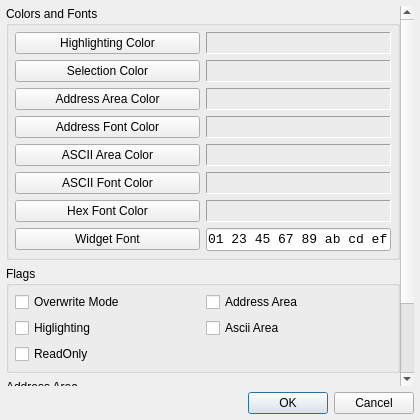
<?xml version="1.0" encoding="UTF-8"?>
<ui version="4.0">
 <class>OptionsDialog</class>
 <widget class="QDialog" name="OptionsDialog">
  <property name="geometry">
   <rect>
    <x>0</x>
    <y>0</y>
    <width>420</width>
    <height>420</height>
   </rect>
  </property>
  <layout class="QVBoxLayout" name="layout">
   <property name="sizeConstraint">
    <enum>QLayout::SetNoConstraint</enum>
   </property>
   <property name="leftMargin">
    <number>6</number>
   </property>
   <property name="topMargin">
    <number>6</number>
   </property>
   <property name="rightMargin">
    <number>6</number>
   </property>
   <property name="bottomMargin">
    <number>6</number>
   </property>
   <item>
    <widget class="QScrollArea" name="scrollArea">
     <property name="frameShape">
      <enum>QFrame::NoFrame</enum>
     </property>
     <property name="frameShadow">
      <enum>QFrame::Plain</enum>
     </property>
     <property name="widgetResizable">
      <bool>true</bool>
     </property>
     <widget class="QWidget" name="scrollContents">
      <property name="geometry">
       <rect>
        <x>0</x>
        <y>0</y>
        <width>394</width>
        <height>521</height>
       </rect>
      </property>
      <layout class="QVBoxLayout" name="verticalLayout">
       <property name="sizeConstraint">
        <enum>QLayout::SetNoConstraint</enum>
       </property>
       <property name="leftMargin">
        <number>0</number>
       </property>
       <property name="topMargin">
        <number>0</number>
       </property>
       <property name="rightMargin">
        <number>0</number>
       </property>
       <property name="bottomMargin">
        <number>0</number>
       </property>
       <item>
        <widget class="QGroupBox" name="gbColors">
         <property name="sizePolicy">
          <sizepolicy hsizetype="Preferred" vsizetype="Expanding">
           <horstretch>0</horstretch>
           <verstretch>0</verstretch>
          </sizepolicy>
         </property>
         <property name="title">
          <string>Colors and Fonts</string>
         </property>
         <layout class="QGridLayout" name="layGbColors">
          <property name="sizeConstraint">
           <enum>QLayout::SetNoConstraint</enum>
          </property>
          <property name="leftMargin">
           <number>6</number>
          </property>
          <property name="topMargin">
           <number>6</number>
          </property>
          <property name="rightMargin">
           <number>6</number>
          </property>
          <property name="bottomMargin">
           <number>6</number>
          </property>
          <item row="0" column="1">
           <widget class="QLabel" name="lbHighlightingColor">
            <property name="minimumSize">
             <size>
              <width>100</width>
              <height>0</height>
             </size>
            </property>
            <property name="maximumSize">
             <size>
              <width>16777215</width>
              <height>16777215</height>
             </size>
            </property>
            <property name="frameShape">
             <enum>QFrame::Panel</enum>
            </property>
            <property name="frameShadow">
             <enum>QFrame::Sunken</enum>
            </property>
            <property name="text">
             <string/>
            </property>
           </widget>
          </item>
          <item row="3" column="1">
           <widget class="QLabel" name="lbAddressFontColor">
            <property name="minimumSize">
             <size>
              <width>100</width>
              <height>0</height>
             </size>
            </property>
            <property name="maximumSize">
             <size>
              <width>16777215</width>
              <height>16777215</height>
             </size>
            </property>
            <property name="frameShape">
             <enum>QFrame::Panel</enum>
            </property>
            <property name="frameShadow">
             <enum>QFrame::Sunken</enum>
            </property>
            <property name="text">
             <string/>
            </property>
           </widget>
          </item>
          <item row="5" column="1">
           <widget class="QLabel" name="lbAsciiFontColor">
            <property name="minimumSize">
             <size>
              <width>100</width>
              <height>0</height>
             </size>
            </property>
            <property name="maximumSize">
             <size>
              <width>16777215</width>
              <height>16777215</height>
             </size>
            </property>
            <property name="frameShape">
             <enum>QFrame::Panel</enum>
            </property>
            <property name="frameShadow">
             <enum>QFrame::Sunken</enum>
            </property>
            <property name="text">
             <string/>
            </property>
           </widget>
          </item>
          <item row="5" column="0">
           <widget class="QPushButton" name="pbAsciiFontColor">
            <property name="text">
             <string>ASCII Font Color</string>
            </property>
           </widget>
          </item>
          <item row="6" column="1">
           <widget class="QLabel" name="lbHexFontColor">
            <property name="minimumSize">
             <size>
              <width>100</width>
              <height>0</height>
             </size>
            </property>
            <property name="maximumSize">
             <size>
              <width>16777215</width>
              <height>16777215</height>
             </size>
            </property>
            <property name="frameShape">
             <enum>QFrame::Panel</enum>
            </property>
            <property name="frameShadow">
             <enum>QFrame::Sunken</enum>
            </property>
            <property name="text">
             <string/>
            </property>
           </widget>
          </item>
          <item row="6" column="0">
           <widget class="QPushButton" name="pbHexFontColor">
            <property name="text">
             <string>Hex Font Color</string>
            </property>
           </widget>
          </item>
          <item row="4" column="0">
           <widget class="QPushButton" name="pbAsciiAreaColor">
            <property name="text">
             <string>ASCII Area Color</string>
            </property>
           </widget>
          </item>
          <item row="2" column="0">
           <widget class="QPushButton" name="pbAddressAreaColor">
            <property name="text">
             <string>Address Area Color</string>
            </property>
           </widget>
          </item>
          <item row="0" column="0">
           <widget class="QPushButton" name="pbHighlightingColor">
            <property name="text">
             <string>Highlighting Color</string>
            </property>
           </widget>
          </item>
          <item row="2" column="1">
           <widget class="QLabel" name="lbAddressAreaColor">
            <property name="minimumSize">
             <size>
              <width>100</width>
              <height>0</height>
             </size>
            </property>
            <property name="maximumSize">
             <size>
              <width>16777215</width>
              <height>16777215</height>
             </size>
            </property>
            <property name="frameShape">
             <enum>QFrame::Panel</enum>
            </property>
            <property name="frameShadow">
             <enum>QFrame::Sunken</enum>
            </property>
            <property name="text">
             <string/>
            </property>
           </widget>
          </item>
          <item row="1" column="0">
           <widget class="QPushButton" name="pbSelectionColor">
            <property name="text">
             <string>Selection Color</string>
            </property>
           </widget>
          </item>
          <item row="7" column="1">
           <widget class="QLineEdit" name="leWidgetFont">
            <property name="sizePolicy">
             <sizepolicy hsizetype="Preferred" vsizetype="Preferred">
              <horstretch>0</horstretch>
              <verstretch>0</verstretch>
             </sizepolicy>
            </property>
            <property name="font">
             <font>
              <family>Courier New</family>
              <pointsize>10</pointsize>
             </font>
            </property>
            <property name="text">
             <string>01 23 45 67 89 ab cd ef</string>
            </property>
           </widget>
          </item>
          <item row="3" column="0">
           <widget class="QPushButton" name="pbAddressFontColor">
            <property name="text">
             <string>Address Font Color</string>
            </property>
           </widget>
          </item>
          <item row="1" column="1">
           <widget class="QLabel" name="lbSelectionColor">
            <property name="minimumSize">
             <size>
              <width>100</width>
              <height>0</height>
             </size>
            </property>
            <property name="maximumSize">
             <size>
              <width>16777215</width>
              <height>16777215</height>
             </size>
            </property>
            <property name="frameShape">
             <enum>QFrame::Panel</enum>
            </property>
            <property name="frameShadow">
             <enum>QFrame::Sunken</enum>
            </property>
            <property name="text">
             <string/>
            </property>
           </widget>
          </item>
          <item row="4" column="1">
           <widget class="QLabel" name="lbAsciiAreaColor">
            <property name="minimumSize">
             <size>
              <width>100</width>
              <height>0</height>
             </size>
            </property>
            <property name="maximumSize">
             <size>
              <width>16777215</width>
              <height>16777215</height>
             </size>
            </property>
            <property name="frameShape">
             <enum>QFrame::Panel</enum>
            </property>
            <property name="frameShadow">
             <enum>QFrame::Sunken</enum>
            </property>
            <property name="text">
             <string/>
            </property>
           </widget>
          </item>
          <item row="7" column="0">
           <widget class="QPushButton" name="pbWidgetFont">
            <property name="text">
             <string>Widget Font</string>
            </property>
           </widget>
          </item>
         </layout>
        </widget>
       </item>
       <item>
        <widget class="QGroupBox" name="gbFlags">
         <property name="title">
          <string>Flags</string>
         </property>
         <layout class="QGridLayout" name="layGbFlags">
          <property name="sizeConstraint">
           <enum>QLayout::SetNoConstraint</enum>
          </property>
          <property name="leftMargin">
           <number>6</number>
          </property>
          <property name="topMargin">
           <number>6</number>
          </property>
          <property name="rightMargin">
           <number>6</number>
          </property>
          <property name="bottomMargin">
           <number>6</number>
          </property>
          <item row="2" column="0">
           <widget class="QCheckBox" name="cbHighlighting">
            <property name="text">
             <string>Higlighting</string>
            </property>
           </widget>
          </item>
          <item row="1" column="0">
           <widget class="QCheckBox" name="cbOverwriteMode">
            <property name="text">
             <string>Overwrite Mode</string>
            </property>
           </widget>
          </item>
          <item row="1" column="1">
           <widget class="QCheckBox" name="cbAddressArea">
            <property name="text">
             <string>Address Area</string>
            </property>
           </widget>
          </item>
          <item row="2" column="1">
           <widget class="QCheckBox" name="cbAsciiArea">
            <property name="text">
             <string>Ascii Area</string>
            </property>
           </widget>
          </item>
          <item row="3" column="0">
           <widget class="QCheckBox" name="cbReadOnly">
            <property name="text">
             <string>ReadOnly</string>
            </property>
           </widget>
          </item>
         </layout>
        </widget>
       </item>
       <item>
        <widget class="QGroupBox" name="gbAddressAreaWidth">
         <property name="title">
          <string>Address Area</string>
         </property>
         <layout class="QHBoxLayout" name="layGbAddressAreaWidth">
          <property name="sizeConstraint">
           <enum>QLayout::SetNoConstraint</enum>
          </property>
          <property name="leftMargin">
           <number>6</number>
          </property>
          <property name="topMargin">
           <number>0</number>
          </property>
          <property name="rightMargin">
           <number>6</number>
          </property>
          <property name="bottomMargin">
           <number>0</number>
          </property>
          <item>
           <widget class="QLabel" name="lbAddressAreaWidth">
            <property name="text">
             <string>Address Area Width</string>
            </property>
           </widget>
          </item>
          <item>
           <widget class="QSpinBox" name="sbAddressAreaWidth">
            <property name="minimum">
             <number>1</number>
            </property>
            <property name="maximum">
             <number>6</number>
            </property>
            <property name="value">
             <number>4</number>
            </property>
           </widget>
          </item>
         </layout>
        </widget>
       </item>
       <item>
        <widget class="QGroupBox" name="gbHexArea">
         <property name="title">
          <string>Hex Area</string>
         </property>
         <layout class="QHBoxLayout" name="layGbHexArea">
          <property name="sizeConstraint">
           <enum>QLayout::SetNoConstraint</enum>
          </property>
          <property name="leftMargin">
           <number>6</number>
          </property>
          <property name="topMargin">
           <number>0</number>
          </property>
          <property name="rightMargin">
           <number>6</number>
          </property>
          <property name="bottomMargin">
           <number>0</number>
          </property>
          <item>
           <widget class="QLabel" name="lbBytesPerLine">
            <property name="text">
             <string>Bytes per Line</string>
            </property>
           </widget>
          </item>
          <item>
           <widget class="QSpinBox" name="sbBytesPerLine">
            <property name="minimum">
             <number>1</number>
            </property>
            <property name="maximum">
             <number>32</number>
            </property>
            <property name="value">
             <number>16</number>
            </property>
           </widget>
          </item>
         </layout>
        </widget>
       </item>
      </layout>
     </widget>
    </widget>
   </item>
   <item>
    <widget class="QDialogButtonBox" name="buttonBox">
     <property name="orientation">
      <enum>Qt::Horizontal</enum>
     </property>
     <property name="standardButtons">
      <set>QDialogButtonBox::Cancel|QDialogButtonBox::Ok</set>
     </property>
    </widget>
   </item>
  </layout>
 </widget>
 <tabstops>
  <tabstop>pbHighlightingColor</tabstop>
  <tabstop>pbAddressAreaColor</tabstop>
  <tabstop>buttonBox</tabstop>
 </tabstops>
 <resources/>
 <connections>
  <connection>
   <sender>buttonBox</sender>
   <signal>accepted()</signal>
   <receiver>OptionsDialog</receiver>
   <slot>accept()</slot>
   <hints>
    <hint type="sourcelabel">
     <x>222</x>
     <y>154</y>
    </hint>
    <hint type="destinationlabel">
     <x>157</x>
     <y>168</y>
    </hint>
   </hints>
  </connection>
  <connection>
   <sender>buttonBox</sender>
   <signal>rejected()</signal>
   <receiver>OptionsDialog</receiver>
   <slot>reject()</slot>
   <hints>
    <hint type="sourcelabel">
     <x>290</x>
     <y>160</y>
    </hint>
    <hint type="destinationlabel">
     <x>286</x>
     <y>168</y>
    </hint>
   </hints>
  </connection>
 </connections>
</ui>
